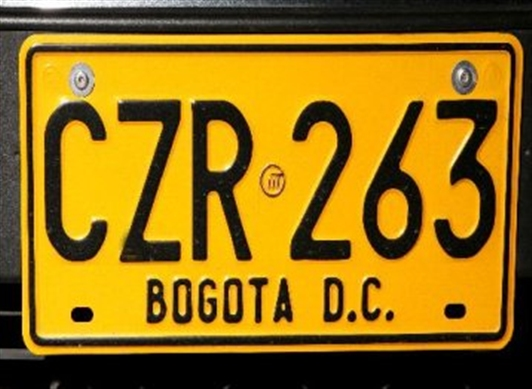
#> input picture deteccion/placa1.jpg, 532 x 389 px
$ python prueba.py   (older library calls are emulated)
#> lines starting #> are read from the running program, lines starting #| are printed output that depends on the picture; after the words box and inside, x2 and y2 are one past the last pixel; in counts of white or black regions, pixels touching at a corner belong together
import cv2
import numpy as np
from matplotlib import pyplot as plt
import time


def meanShift():

	#img = cv2.imread('deteccion/figuras.png')
	img = cv2.imread('placa1.jpg')
#> img is the input picture: shape (389, 532, 3); mean B, G, R 19.3, 112.1, 149.6

	img = cv2.resize(img,None,fx=0.5, fy=0.5, interpolation = cv2.INTER_CUBIC)
#> img: shape (194, 266, 3)

	#cv2.imshow("sisas", img)


	resultado = cv2.pyrMeanShiftFiltering(img, 25, 40, 3)
	#cv2.imshow("primera", resultado)

	cantidadFiltros = 0
	for x in xrange(0,cantidadFiltros):
		resultado = cv2.pyrMeanShiftFiltering(resultado, 25, 35, 3)
		pass

	#cv2.imshow("segunda", resultado)

	kernel = np.ones((3,3),np.uint8)
	resultado = cv2.morphologyEx(resultado, cv2.MORPH_CLOSE, kernel)
	resultado = cv2.morphologyEx(resultado, cv2.MORPH_OPEN, kernel)
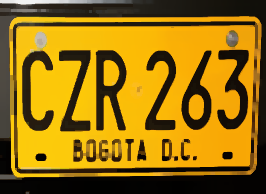
#> resultado: shape (194, 266, 3); mean B, G, R 14.7, 113.1, 151.2

	imgray = cv2.cvtColor(resultado,cv2.COLOR_BGR2GRAY)
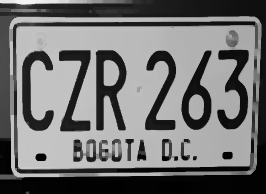
#> imgray: shape (194, 266); min 0, max 243, mean 113.3
	bordes = cv2.Canny(imgray, 30, 200)
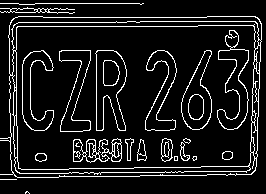
#> bordes: shape (194, 266); 10.4% white in thin lines or dots

	ret,thresh = cv2.threshold(imgray,127,255,0)
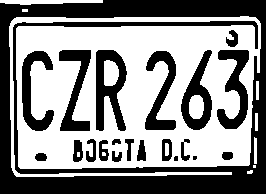
#> thresh: shape (194, 266); 54.4% white; 21 black regions (2 under 20 px)

	im2, contours, hierarchy = cv2.findContours(thresh,cv2.RETR_TREE,cv2.CHAIN_APPROX_SIMPLE)
#> contours = 34 contours, 5 with area under 20; largest, box (x1, y1, x2, y2) and area: (9, 16, 261, 177) 34906, (95, 49, 128, 132) 1908, (180, 49, 213, 131) 1506, (216, 49, 250, 130) 1330, (58, 49, 92, 132) 1238
	#contours, hierarchy = cv2.findContours(thresh,cv2.RETR_TREE,cv2.CHAIN_APPROX_SIMPLE)

	cv2.drawContours(resultado, contours, -1, (0,255,0), 3)
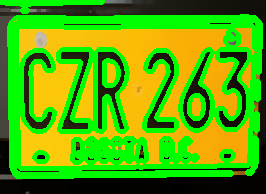
#> resultado: shape (194, 266, 3); mean B, G, R 7.5, 166.7, 84.9


	plt.subplot(411)
	img = cv2.cvtColor(img, cv2.COLOR_BGR2GRAY)
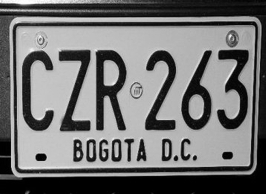
#> img: shape (194, 266); min 0, max 255, mean 113
	#plt.hist(img.ravel(),256,[0,256])


	plt.subplot(412)
	#plt.hist(img.ravel(),256,[0,256])

	plt.subplot(413)
	#plt.hist(gray_image.ravel(),256,[0,256])
	#plt.hist(resultado.ravel(),256,[0,256])

	plt.subplot(414)
	plt.hist(imgray.ravel(),256,[0,256])
	print("--- %s seconds ---" % (time.time() - start_time))

	#plt.show()

		# Salir con ESC
	while(1):
	    # Mostrar la mascara final y la imagen
	    cv2.imshow("Ultima", resultado)
	    tecla = cv2.waitKey(5) & 0xFF
#> (key Esc is pressed here)
	    if tecla == 27:
	        break

	cv2.destroyAllWindows()


start_time = time.time()
meanShift()

#nuevo()
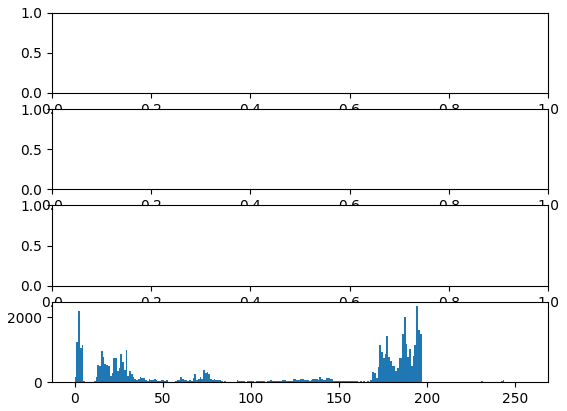
#> figure drawn by matplotlib, 1 panel; tallest bar 2362 high, from x = 194 to 195
